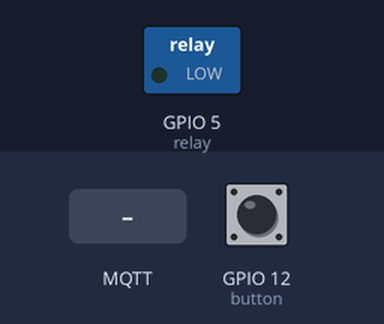
Simulated run of this sketch. Board: ESP8266 (NodeMCU). On the bench: switched loads named in the sketch (green lamp = pin HIGH). The test bench sets the inputs (shaded band); at power-on: GPIO 12 (button) HIGH. WiFi joins after 1.5 s; servers stay silent unless stated; no MQTT or app messages arrive unless stated; what the sketch prints to the serial monitor is not drawn.

Above: at 2.7 s.
2.8 s: MQTT message "ON" arrives on the first subscribed topic
At 4.2 s:
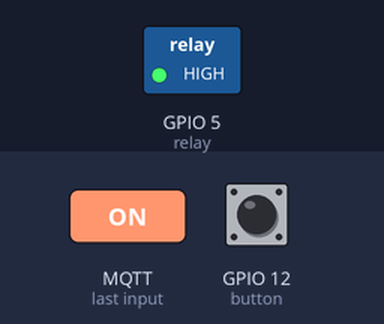
5.8 s: MQTT message "on" arrives on the first subscribed topic
8.8 s: MQTT message "off" arrives on the first subscribed topic
Timing chart, 0 to 11.8 s (numbered marks = the images above; inputs shaded):
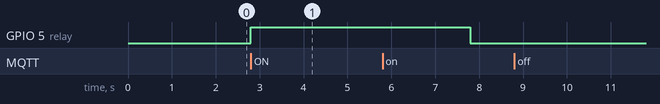

The sketch:

relay.ino
```cpp
#include <ESP8266WiFi.h>
#include <PubSubClient.h>
#include "ArduinoJson.h"
#include "globals.h"

//GPIO
const int button = 12;
const int relay = 5;
void ICACHE_RAM_ATTR door_changed ();

//Wifi
WiFiClient espClient;

//MQTT
PubSubClient client(espClient);
// Runs when pin changes states
void door_changed(){
    Serial.println(digitalRead(relay));
    digitalWrite(relay, HIGH);
    delay(5000);
    digitalWrite(relay, LOW);
}

//Callback for the garage relay
void callback(char *topic, byte *payload, unsigned int length) {
  static char message[MAX_MSG_LEN+1];
  if (length > MAX_MSG_LEN) {
    length = MAX_MSG_LEN;
  }
  strncpy(message, (char *)payload, length);
  message[length] = '\0';
  Serial.println(topic);
  Serial.println(message);
  Serial.println(length);

  if(strcmp(message, "ON") == 0){
    digitalWrite(relay, HIGH);
    delay(5000);
    digitalWrite(relay, LOW);
  }
}

void setup() {
  //Serial Port begin
  Serial.begin (9600);

  //Define inputs and outputs

  // WIFI Info and connect
  WiFi.begin(ssid, wifi_password);
  while (WiFi.status() != WL_CONNECTED)
  {
    delay(500);
    Serial.println("Waiting to connect…");
  }

  // IP Addresses
  Serial.print("MY IP address: ");
  Serial.println(WiFi.localIP());

  //MQTT PUB/SUB
  client.setServer(mqtt_hostname, 1883);
  client.setCallback(callback);

  //Door state change
  pinMode(button, INPUT_PULLUP);
  pinMode(relay, OUTPUT);
  attachInterrupt(button, door_changed, CHANGE);

}

void connect_mqtt() {
  // Loop until reconnected
  while (!client.connected()) {
    Serial.println("Attempting MQTT connection...");
    // Attempt to connect
    if (client.connect("ESP8266 Relay", mqtt_username, mqtt_password)) {
      Serial.println("Connected");
      client.subscribe(on_off_topic);
      }
    else {
      Serial.println("failed, rc=");
      Serial.print(client.state());
      delay(5000);
    }
  }
}

void loop() {
  DynamicJsonDocument doc(512);
  if (!client.connected()) {
      connect_mqtt();
        // Send Config to Home Assistant
        char buffer[512];
        size_t n = serializeJson(doc, buffer);
        client.publish(config_topic, buffer, n);
        doc["name"] = "Garage Relay";
        //doc["state_topic"] = "homeassistant/binary_sensor/garage/relay/state";
        client.publish("homeassistant/binary_sensor/garage/relay/config", buffer, n);
    }
  client.loop();
}
```

globals.h
```cpp
#define ssid "THE_HAB"
#define wifi_password "5@8khfCRG65FjbfYevNstfT56e9q8rsy%NMaFaR4h%7KgwcNjy"
#define mqtt_hostname "homie"
#define mqtt_username "mqtt"
#define mqtt_password "AGT2BDvb6NBSCvyb4S3PAGMxr"
#define config_topic "homeassistant/binary_sensor/garage/relay/config"
#define on_off_topic "homeassistant/binary_sensor/garage/relay/state"
#define MAX_MSG_LEN (128)
```

Measured:
- after the input at 2.8 s, GPIO 5 (relay): LOW → HIGH at once
- after the input at 8.8 s, every drawn part: stays the same
